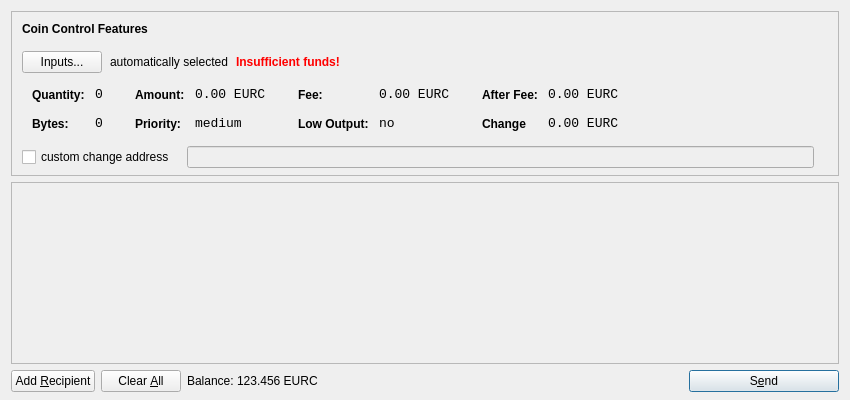
<?xml version="1.0" encoding="UTF-8"?>
<ui version="4.0">
 <class>SendCoinsDialog</class>
 <widget class="QDialog" name="SendCoinsDialog">
  <property name="geometry">
   <rect>
    <x>0</x>
    <y>0</y>
    <width>850</width>
    <height>400</height>
   </rect>
  </property>
  <property name="windowTitle">
   <string>Send Coins</string>
  </property>
  <layout class="QVBoxLayout" name="verticalLayout" stretch="0,1,0">
   <property name="bottomMargin">
    <number>8</number>
   </property>
   <item>
    <widget class="QFrame" name="frameCoinControl">
     <property name="sizePolicy">
      <sizepolicy hsizetype="Expanding" vsizetype="Expanding">
       <horstretch>0</horstretch>
       <verstretch>0</verstretch>
      </sizepolicy>
     </property>
     <property name="maximumSize">
      <size>
       <width>16777215</width>
       <height>16777215</height>
      </size>
     </property>
     <property name="frameShape">
      <enum>QFrame::StyledPanel</enum>
     </property>
     <property name="frameShadow">
      <enum>QFrame::Sunken</enum>
     </property>
     <layout class="QVBoxLayout" name="verticalLayoutCoinControl2">
      <property name="spacing">
       <number>-1</number>
      </property>
      <property name="leftMargin">
       <number>0</number>
      </property>
      <property name="topMargin">
       <number>0</number>
      </property>
      <property name="rightMargin">
       <number>0</number>
      </property>
      <property name="bottomMargin">
       <number>6</number>
      </property>
      <item>
       <layout class="QVBoxLayout" name="verticalLayoutCoinControl" stretch="0,0,0,0,1">
        <property name="spacing">
         <number>0</number>
        </property>
        <property name="leftMargin">
         <number>10</number>
        </property>
        <property name="topMargin">
         <number>10</number>
        </property>
        <item>
         <layout class="QHBoxLayout" name="horizontalLayoutCoinControl1">
          <property name="bottomMargin">
           <number>15</number>
          </property>
          <item>
           <widget class="QLabel" name="labelCoinControlFeatures">
            <property name="sizePolicy">
             <sizepolicy hsizetype="Preferred" vsizetype="Maximum">
              <horstretch>0</horstretch>
              <verstretch>0</verstretch>
             </sizepolicy>
            </property>
            <property name="font">
             <font>
              <weight>75</weight>
              <bold>true</bold>
             </font>
            </property>
            <property name="styleSheet">
             <string notr="true">font-weight:bold;</string>
            </property>
            <property name="text">
             <string>Coin Control Features</string>
            </property>
           </widget>
          </item>
         </layout>
        </item>
        <item>
         <layout class="QHBoxLayout" name="horizontalLayoutCoinControl2" stretch="0,0,0,0">
          <property name="spacing">
           <number>8</number>
          </property>
          <property name="bottomMargin">
           <number>10</number>
          </property>
          <item>
           <widget class="QPushButton" name="pushButtonCoinControl">
            <property name="styleSheet">
             <string notr="true"/>
            </property>
            <property name="text">
             <string>Inputs...</string>
            </property>
           </widget>
          </item>
          <item>
           <widget class="QLabel" name="labelCoinControlAutomaticallySelected">
            <property name="text">
             <string>automatically selected</string>
            </property>
            <property name="margin">
             <number>5</number>
            </property>
           </widget>
          </item>
          <item>
           <widget class="QLabel" name="labelCoinControlInsuffFunds">
            <property name="font">
             <font>
              <weight>75</weight>
              <bold>true</bold>
             </font>
            </property>
            <property name="styleSheet">
             <string notr="true">color:red;font-weight:bold;</string>
            </property>
            <property name="text">
             <string>Insufficient funds!</string>
            </property>
            <property name="margin">
             <number>5</number>
            </property>
           </widget>
          </item>
          <item>
           <spacer name="horizontalSpacerCoinControl">
            <property name="orientation">
             <enum>Qt::Horizontal</enum>
            </property>
            <property name="sizeHint" stdset="0">
             <size>
              <width>40</width>
              <height>1</height>
             </size>
            </property>
           </spacer>
          </item>
         </layout>
        </item>
        <item>
         <widget class="QWidget" name="widgetCoinControl" native="true">
          <property name="sizePolicy">
           <sizepolicy hsizetype="Preferred" vsizetype="Preferred">
            <horstretch>0</horstretch>
            <verstretch>0</verstretch>
           </sizepolicy>
          </property>
          <property name="minimumSize">
           <size>
            <width>0</width>
            <height>0</height>
           </size>
          </property>
          <property name="styleSheet">
           <string notr="true"/>
          </property>
          <layout class="QHBoxLayout" name="horizontalLayoutCoinControl5">
           <property name="margin">
            <number>0</number>
           </property>
           <item>
            <layout class="QHBoxLayout" name="horizontalLayoutCoinControl3" stretch="0,0,0,1">
             <property name="spacing">
              <number>20</number>
             </property>
             <property name="topMargin">
              <number>0</number>
             </property>
             <property name="bottomMargin">
              <number>10</number>
             </property>
             <item>
              <layout class="QFormLayout" name="formLayoutCoinControl1">
               <property name="horizontalSpacing">
                <number>10</number>
               </property>
               <property name="verticalSpacing">
                <number>14</number>
               </property>
               <property name="leftMargin">
                <number>10</number>
               </property>
               <property name="topMargin">
                <number>4</number>
               </property>
               <property name="rightMargin">
                <number>6</number>
               </property>
               <item row="0" column="0">
                <widget class="QLabel" name="labelCoinControlQuantityText">
                 <property name="styleSheet">
                  <string notr="true">font-weight:bold;</string>
                 </property>
                 <property name="text">
                  <string>Quantity:</string>
                 </property>
                 <property name="margin">
                  <number>0</number>
                 </property>
                </widget>
               </item>
               <item row="0" column="1">
                <widget class="QLabel" name="labelCoinControlQuantity">
                 <property name="font">
                  <font>
                   <family>Monospace</family>
                   <pointsize>10</pointsize>
                  </font>
                 </property>
                 <property name="cursor">
                  <cursorShape>IBeamCursor</cursorShape>
                 </property>
                 <property name="contextMenuPolicy">
                  <enum>Qt::ActionsContextMenu</enum>
                 </property>
                 <property name="text">
                  <string>0</string>
                 </property>
                 <property name="margin">
                  <number>0</number>
                 </property>
                 <property name="textInteractionFlags">
                  <set>Qt::LinksAccessibleByMouse|Qt::TextSelectableByKeyboard|Qt::TextSelectableByMouse</set>
                 </property>
                </widget>
               </item>
               <item row="1" column="0">
                <widget class="QLabel" name="labelCoinControlBytesText">
                 <property name="styleSheet">
                  <string notr="true">font-weight:bold;</string>
                 </property>
                 <property name="text">
                  <string>Bytes:</string>
                 </property>
                </widget>
               </item>
               <item row="1" column="1">
                <widget class="QLabel" name="labelCoinControlBytes">
                 <property name="font">
                  <font>
                   <family>Monospace</family>
                   <pointsize>10</pointsize>
                  </font>
                 </property>
                 <property name="cursor">
                  <cursorShape>IBeamCursor</cursorShape>
                 </property>
                 <property name="contextMenuPolicy">
                  <enum>Qt::ActionsContextMenu</enum>
                 </property>
                 <property name="text">
                  <string>0</string>
                 </property>
                 <property name="textInteractionFlags">
                  <set>Qt::LinksAccessibleByMouse|Qt::TextSelectableByKeyboard|Qt::TextSelectableByMouse</set>
                 </property>
                </widget>
               </item>
              </layout>
             </item>
             <item>
              <layout class="QFormLayout" name="formLayoutCoinControl2">
               <property name="horizontalSpacing">
                <number>10</number>
               </property>
               <property name="verticalSpacing">
                <number>14</number>
               </property>
               <property name="leftMargin">
                <number>6</number>
               </property>
               <property name="topMargin">
                <number>4</number>
               </property>
               <property name="rightMargin">
                <number>6</number>
               </property>
               <item row="0" column="0">
                <widget class="QLabel" name="labelCoinControlAmountText">
                 <property name="styleSheet">
                  <string notr="true">font-weight:bold;</string>
                 </property>
                 <property name="text">
                  <string>Amount:</string>
                 </property>
                 <property name="margin">
                  <number>0</number>
                 </property>
                </widget>
               </item>
               <item row="0" column="1">
                <widget class="QLabel" name="labelCoinControlAmount">
                 <property name="font">
                  <font>
                   <family>Monospace</family>
                   <pointsize>10</pointsize>
                  </font>
                 </property>
                 <property name="cursor">
                  <cursorShape>IBeamCursor</cursorShape>
                 </property>
                 <property name="contextMenuPolicy">
                  <enum>Qt::ActionsContextMenu</enum>
                 </property>
                 <property name="text">
                  <string>0.00 EURC</string>
                 </property>
                 <property name="textInteractionFlags">
                  <set>Qt::LinksAccessibleByMouse|Qt::TextSelectableByKeyboard|Qt::TextSelectableByMouse</set>
                 </property>
                </widget>
               </item>
               <item row="1" column="0">
                <widget class="QLabel" name="labelCoinControlPriorityText">
                 <property name="styleSheet">
                  <string notr="true">font-weight:bold;</string>
                 </property>
                 <property name="text">
                  <string>Priority:</string>
                 </property>
                </widget>
               </item>
               <item row="1" column="1">
                <widget class="QLabel" name="labelCoinControlPriority">
                 <property name="font">
                  <font>
                   <family>Monospace</family>
                   <pointsize>10</pointsize>
                  </font>
                 </property>
                 <property name="cursor">
                  <cursorShape>IBeamCursor</cursorShape>
                 </property>
                 <property name="contextMenuPolicy">
                  <enum>Qt::ActionsContextMenu</enum>
                 </property>
                 <property name="text">
                  <string>medium</string>
                 </property>
                 <property name="textInteractionFlags">
                  <set>Qt::LinksAccessibleByMouse|Qt::TextSelectableByKeyboard|Qt::TextSelectableByMouse</set>
                 </property>
                </widget>
               </item>
              </layout>
             </item>
             <item>
              <layout class="QFormLayout" name="formLayoutCoinControl3">
               <property name="horizontalSpacing">
                <number>10</number>
               </property>
               <property name="verticalSpacing">
                <number>14</number>
               </property>
               <property name="leftMargin">
                <number>6</number>
               </property>
               <property name="topMargin">
                <number>4</number>
               </property>
               <property name="rightMargin">
                <number>6</number>
               </property>
               <item row="0" column="0">
                <widget class="QLabel" name="labelCoinControlFeeText">
                 <property name="styleSheet">
                  <string notr="true">font-weight:bold;</string>
                 </property>
                 <property name="text">
                  <string>Fee:</string>
                 </property>
                 <property name="margin">
                  <number>0</number>
                 </property>
                </widget>
               </item>
               <item row="0" column="1">
                <widget class="QLabel" name="labelCoinControlFee">
                 <property name="font">
                  <font>
                   <family>Monospace</family>
                   <pointsize>10</pointsize>
                  </font>
                 </property>
                 <property name="cursor">
                  <cursorShape>IBeamCursor</cursorShape>
                 </property>
                 <property name="contextMenuPolicy">
                  <enum>Qt::ActionsContextMenu</enum>
                 </property>
                 <property name="text">
                  <string>0.00 EURC</string>
                 </property>
                 <property name="textInteractionFlags">
                  <set>Qt::LinksAccessibleByMouse|Qt::TextSelectableByKeyboard|Qt::TextSelectableByMouse</set>
                 </property>
                </widget>
               </item>
               <item row="1" column="0">
                <widget class="QLabel" name="labelCoinControlLowOutputText">
                 <property name="styleSheet">
                  <string notr="true">font-weight:bold;</string>
                 </property>
                 <property name="text">
                  <string>Low Output:</string>
                 </property>
                </widget>
               </item>
               <item row="1" column="1">
                <widget class="QLabel" name="labelCoinControlLowOutput">
                 <property name="font">
                  <font>
                   <family>Monospace</family>
                   <pointsize>10</pointsize>
                  </font>
                 </property>
                 <property name="cursor">
                  <cursorShape>IBeamCursor</cursorShape>
                 </property>
                 <property name="contextMenuPolicy">
                  <enum>Qt::ActionsContextMenu</enum>
                 </property>
                 <property name="text">
                  <string>no</string>
                 </property>
                 <property name="textInteractionFlags">
                  <set>Qt::LinksAccessibleByMouse|Qt::TextSelectableByKeyboard|Qt::TextSelectableByMouse</set>
                 </property>
                </widget>
               </item>
              </layout>
             </item>
             <item>
              <layout class="QFormLayout" name="formLayoutCoinControl4">
               <property name="horizontalSpacing">
                <number>10</number>
               </property>
               <property name="verticalSpacing">
                <number>14</number>
               </property>
               <property name="leftMargin">
                <number>6</number>
               </property>
               <property name="topMargin">
                <number>4</number>
               </property>
               <property name="rightMargin">
                <number>6</number>
               </property>
               <item row="0" column="0">
                <widget class="QLabel" name="labelCoinControlAfterFeeText">
                 <property name="styleSheet">
                  <string notr="true">font-weight:bold;</string>
                 </property>
                 <property name="text">
                  <string>After Fee:</string>
                 </property>
                 <property name="margin">
                  <number>0</number>
                 </property>
                </widget>
               </item>
               <item row="0" column="1">
                <widget class="QLabel" name="labelCoinControlAfterFee">
                 <property name="font">
                  <font>
                   <family>Monospace</family>
                   <pointsize>10</pointsize>
                  </font>
                 </property>
                 <property name="cursor">
                  <cursorShape>IBeamCursor</cursorShape>
                 </property>
                 <property name="contextMenuPolicy">
                  <enum>Qt::ActionsContextMenu</enum>
                 </property>
                 <property name="text">
                  <string>0.00 EURC</string>
                 </property>
                 <property name="textInteractionFlags">
                  <set>Qt::LinksAccessibleByMouse|Qt::TextSelectableByKeyboard|Qt::TextSelectableByMouse</set>
                 </property>
                </widget>
               </item>
               <item row="1" column="0">
                <widget class="QLabel" name="labelCoinControlChangeText">
                 <property name="styleSheet">
                  <string notr="true">font-weight:bold;</string>
                 </property>
                 <property name="text">
                  <string>Change</string>
                 </property>
                </widget>
               </item>
               <item row="1" column="1">
                <widget class="QLabel" name="labelCoinControlChange">
                 <property name="font">
                  <font>
                   <family>Monospace</family>
                   <pointsize>10</pointsize>
                  </font>
                 </property>
                 <property name="cursor">
                  <cursorShape>IBeamCursor</cursorShape>
                 </property>
                 <property name="contextMenuPolicy">
                  <enum>Qt::ActionsContextMenu</enum>
                 </property>
                 <property name="text">
                  <string>0.00 EURC</string>
                 </property>
                 <property name="textInteractionFlags">
                  <set>Qt::LinksAccessibleByMouse|Qt::TextSelectableByKeyboard|Qt::TextSelectableByMouse</set>
                 </property>
                </widget>
               </item>
              </layout>
             </item>
            </layout>
           </item>
          </layout>
         </widget>
        </item>
        <item>
         <layout class="QHBoxLayout" name="horizontalLayoutCoinControl4" stretch="0,0,0">
          <property name="spacing">
           <number>12</number>
          </property>
          <property name="sizeConstraint">
           <enum>QLayout::SetDefaultConstraint</enum>
          </property>
          <property name="topMargin">
           <number>5</number>
          </property>
          <property name="rightMargin">
           <number>5</number>
          </property>
          <item>
           <widget class="QCheckBox" name="checkBoxCoinControlChange">
            <property name="text">
             <string>custom change address</string>
            </property>
           </widget>
          </item>
          <item>
           <widget class="QLineEdit" name="lineEditCoinControlChange">
            <property name="enabled">
             <bool>false</bool>
            </property>
            <property name="sizePolicy">
             <sizepolicy hsizetype="Expanding" vsizetype="Fixed">
              <horstretch>0</horstretch>
              <verstretch>0</verstretch>
             </sizepolicy>
            </property>
           </widget>
          </item>
          <item>
           <widget class="QLabel" name="labelCoinControlChangeLabel">
            <property name="sizePolicy">
             <sizepolicy hsizetype="Preferred" vsizetype="Expanding">
              <horstretch>0</horstretch>
              <verstretch>0</verstretch>
             </sizepolicy>
            </property>
            <property name="minimumSize">
             <size>
              <width>0</width>
              <height>0</height>
             </size>
            </property>
            <property name="text">
             <string/>
            </property>
            <property name="margin">
             <number>3</number>
            </property>
           </widget>
          </item>
         </layout>
        </item>
        <item>
         <spacer name="verticalSpacerCoinControl">
          <property name="orientation">
           <enum>Qt::Vertical</enum>
          </property>
          <property name="sizeHint" stdset="0">
           <size>
            <width>800</width>
            <height>1</height>
           </size>
          </property>
         </spacer>
        </item>
       </layout>
      </item>
     </layout>
    </widget>
   </item>
   <item>
    <widget class="QScrollArea" name="scrollArea">
     <property name="widgetResizable">
      <bool>true</bool>
     </property>
     <widget class="QWidget" name="scrollAreaWidgetContents">
      <property name="geometry">
       <rect>
        <x>0</x>
        <y>0</y>
        <width>830</width>
        <height>165</height>
       </rect>
      </property>
      <layout class="QVBoxLayout" name="verticalLayout_2">
       <property name="margin">
        <number>0</number>
       </property>
       <item>
        <layout class="QVBoxLayout" name="entries">
         <property name="spacing">
          <number>6</number>
         </property>
        </layout>
       </item>
       <item>
        <spacer name="verticalSpacer">
         <property name="orientation">
          <enum>Qt::Vertical</enum>
         </property>
         <property name="sizeHint" stdset="0">
          <size>
           <width>20</width>
           <height>40</height>
          </size>
         </property>
        </spacer>
       </item>
      </layout>
     </widget>
    </widget>
   </item>
   <item>
    <layout class="QHBoxLayout" name="horizontalLayout">
     <item>
      <widget class="QPushButton" name="addButton">
       <property name="toolTip">
        <string>Send to multiple recipients at once</string>
       </property>
       <property name="text">
        <string>Add &amp;Recipient</string>
       </property>
       <property name="icon">
        <iconset resource="../bitcoin.qrc">
         <normaloff>:/icons/add</normaloff>:/icons/add</iconset>
       </property>
       <property name="autoDefault">
        <bool>false</bool>
       </property>
      </widget>
     </item>
     <item>
      <widget class="QPushButton" name="clearButton">
       <property name="sizePolicy">
        <sizepolicy hsizetype="Minimum" vsizetype="Fixed">
         <horstretch>0</horstretch>
         <verstretch>0</verstretch>
        </sizepolicy>
       </property>
       <property name="toolTip">
        <string>Remove all transaction fields</string>
       </property>
       <property name="text">
        <string>Clear &amp;All</string>
       </property>
       <property name="icon">
        <iconset resource="../bitcoin.qrc">
         <normaloff>:/icons/remove</normaloff>:/icons/remove</iconset>
       </property>
       <property name="autoRepeatDelay">
        <number>300</number>
       </property>
       <property name="autoDefault">
        <bool>false</bool>
       </property>
      </widget>
     </item>
     <item>
      <layout class="QHBoxLayout" name="horizontalLayout_2">
       <property name="spacing">
        <number>3</number>
       </property>
       <item>
        <widget class="QLabel" name="label">
         <property name="sizePolicy">
          <sizepolicy hsizetype="Preferred" vsizetype="Fixed">
           <horstretch>0</horstretch>
           <verstretch>0</verstretch>
          </sizepolicy>
         </property>
         <property name="text">
          <string>Balance:</string>
         </property>
        </widget>
       </item>
       <item>
        <widget class="QLabel" name="labelBalance">
         <property name="sizePolicy">
          <sizepolicy hsizetype="Preferred" vsizetype="Fixed">
           <horstretch>0</horstretch>
           <verstretch>0</verstretch>
          </sizepolicy>
         </property>
         <property name="cursor">
          <cursorShape>IBeamCursor</cursorShape>
         </property>
         <property name="text">
          <string>123.456 EURC</string>
         </property>
         <property name="textInteractionFlags">
          <set>Qt::LinksAccessibleByMouse|Qt::TextSelectableByKeyboard|Qt::TextSelectableByMouse</set>
         </property>
        </widget>
       </item>
      </layout>
     </item>
     <item>
      <spacer name="horizontalSpacer">
       <property name="orientation">
        <enum>Qt::Horizontal</enum>
       </property>
       <property name="sizeHint" stdset="0">
        <size>
         <width>40</width>
         <height>20</height>
        </size>
       </property>
      </spacer>
     </item>
     <item>
      <widget class="QPushButton" name="sendButton">
       <property name="minimumSize">
        <size>
         <width>150</width>
         <height>0</height>
        </size>
       </property>
       <property name="toolTip">
        <string>Confirm the send action</string>
       </property>
       <property name="text">
        <string>S&amp;end</string>
       </property>
       <property name="icon">
        <iconset resource="../bitcoin.qrc">
         <normaloff>:/icons/send</normaloff>:/icons/send</iconset>
       </property>
       <property name="default">
        <bool>true</bool>
       </property>
      </widget>
     </item>
    </layout>
   </item>
  </layout>
 </widget>
 <resources>
  <include location="../bitcoin.qrc"/>
 </resources>
 <connections/>
</ui>
